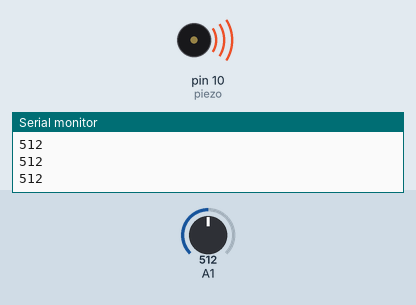
Bench run of a sketch on a simulated Arduino Uno, built with avr-gcc and run on an emulated ATmega328P. Parts: buzzer (waves = sounding), the last lines printed to the serial monitor. The inputs (shaded band) are chosen by the test bench; at power-on: A1 = 512.

Above: at 1.2 s.
1.3 s: A1 set to 0
At 2.6 s:
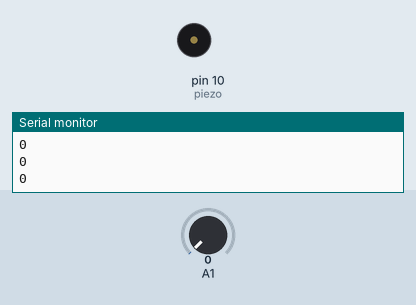
2.9 s: A1 set to 122
At 3.2 s:
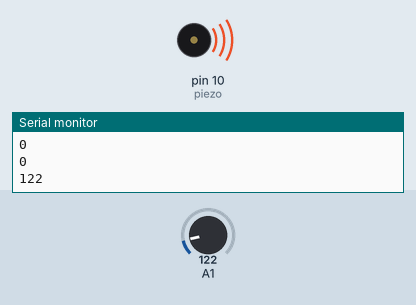
Timing chart, 0 to 5.9 s (numbered marks = the images above; inputs shaded):
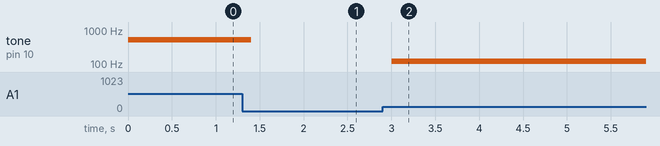

The sketch:

theramin.ino
```cpp
int piezo = 10;

void setup() {
  Serial.begin(9600);
  pinMode(piezo, OUTPUT);
}

void loop() {
  int sensorValue = analogRead(A1);
  Serial.println(sensorValue);
  tone(piezo, sensorValue, 200);
  delay(200);

}
```

Measured:
- after the input at 1.3 s, tone on pin 10 (piezo): 512 Hz → silent after 0.10 s
- after the input at 2.9 s, tone on pin 10 (piezo): silent → 122 Hz after 0.10 s
